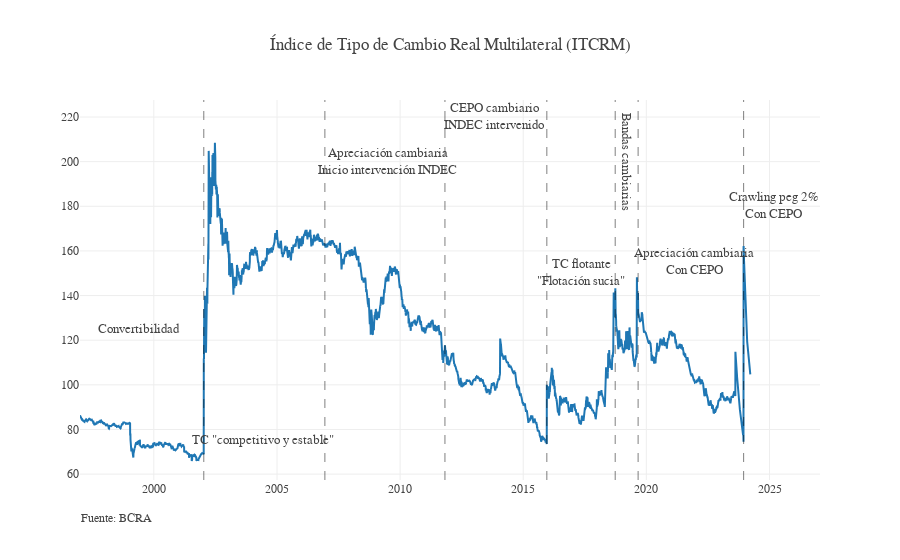

Notebook code for this chart:
### Code cell
fig = go.Figure()
fig.add_trace(go.Scatter(x = df.Período, y = df["ITCRM "], name = "ITCRM"))
fig.update_layout(template = None, title_text = "Índice de Tipo de Cambio Real Multilateral (ITCRM)", font_family = "georgia")

anio_desde=int(1997)
if anio_desde<2002: fig.add_vline(x="2002-01-11", line_width=1, line_dash="dash", line_color="Black",opacity=0.5)
if anio_desde<2007: fig.add_vline(x="2006-12-12", line_width=1, line_dash="dash", line_color="Black",opacity=0.5)
if anio_desde<2012: fig.add_vline(x="2011-10-28", line_width=1, line_dash="dash", line_color="Black",opacity=0.5)
if anio_desde<2016:fig.add_vline(x="2015-12-17", line_width=1, line_dash="dash", line_color="Black",opacity=0.5)
if anio_desde<2019:fig.add_vline(x="2018-09-26", line_width=1, line_dash="dash", line_color="Black",opacity=0.5)
if anio_desde<2020:fig.add_vline(x="2019-09-01", line_width=1, line_dash="dash", line_color="Black",opacity=0.5)
if anio_desde<2024:fig.add_vline(x="2023-12-14", line_width=1, line_dash="dash", line_color="Black",opacity=0.5)

if anio_desde<2004:fig.add_annotation(showarrow=False, text=f'Convertibilidad',
    font=dict(size=13), font_family="georgia",x='1999-6-1', y=125)
if anio_desde<2004:fig.add_annotation(showarrow=False, text=f'TC "competitivo y estable"',
    font=dict(size=13), font_family="georgia",x='2004-6-1', y=75)
if anio_desde<2009:fig.add_annotation(showarrow=False, text=f'Apreciación cambiaria<br>Inicio intervención INDEC',
    font=dict(size=13), font_family="georgia",x='2009-7-1', y=200)
if anio_desde<2013:fig.add_annotation(showarrow=False, text=f'CEPO cambiario<br>INDEC intervenido',
    font=dict(size=13), font_family="georgia",x='2013-11-1', y=220)
if anio_desde<2017:fig.add_annotation(showarrow=False, text=f'TC flotante<br>"Flotación sucia"',
    font=dict(size=13), font_family="georgia",x='2017-5-1', y=150)
if anio_desde<2019:fig.add_annotation(showarrow=False, text=f"Bandas cambiarias",
    font=dict(size=13), font_family="georgia",x='2019-03-1', y=200,textangle=90)
if anio_desde<2021:fig.add_annotation(showarrow=False, text=f'Apreciación cambiaria<br>Con CEPO',
    font=dict(size=13), font_family="georgia",x='2021-12-1', y=155)
if anio_desde<2024:fig.add_annotation(showarrow=False, text=f'Crawling peg 2%<br>Con CEPO',
    font=dict(size=13), font_family="georgia",x='2025-3-1', y=180) 
note = 'Fuente: BCRA'
fig.add_annotation(showarrow=False, text=note, font=dict(size=12), xref='paper', x=0.1, yref='paper', y=-0.12,
                        xanchor='right', yanchor='auto', xshift=0, yshift=0,)

### Figure 1 — Plotly figure (JSON) as saved in the notebook; plotly's stock layout.template omitted (floating-point values rounded to 4 significant figures; data arrays with more than 128 entries replaced by an {"elided": "..."} marker saying what was removed)
{"data": [{"name": "ITCRM", "type": "scatter", "x": {"elided": "9943 str values"}, "y": {"elided": "9943 float values"}}], "layout": {"annotations": [{"font": {"family": "georgia", "size": 13}, "showarrow": false, "text": "Convertibilidad", "x": "1999-6-1", "y": 125}, {"font": {"family": "georgia", "size": 13}, "showarrow": false, "text": "TC \"competitivo y estable\"", "x": "2004-6-1", "y": 75}, {"font": {"family": "georgia", "size": 13}, "showarrow": false, "text": "Apreciación cambiaria<br>Inicio intervención INDEC", "x": "2009-7-1", "y": 200}, {"font": {"family": "georgia", "size": 13}, "showarrow": false, "text": "CEPO cambiario<br>INDEC intervenido", "x": "2013-11-1", "y": 220}, {"font": {"family": "georgia", "size": 13}, "showarrow": false, "text": "TC flotante<br>\"Flotación sucia\"", "x": "2017-5-1", "y": 150}, {"font": {"family": "georgia", "size": 13}, "showarrow": false, "text": "Bandas cambiarias", "textangle": 90, "x": "2019-03-1", "y": 200}, {"font": {"family": "georgia", "size": 13}, "showarrow": false, "text": "Apreciación cambiaria<br>Con CEPO", "x": "2021-12-1", "y": 155}, {"font": {"family": "georgia", "size": 13}, "showarrow": false, "text": "Crawling peg 2%<br>Con CEPO", "x": "2025-3-1", "y": 180}, {"font": {"size": 12}, "showarrow": false, "text": "Fuente: BCRA", "x": 0.1, "xanchor": "right", "xref": "paper", "xshift": 0, "y": -0.12, "yanchor": "auto", "yref": "paper", "yshift": 0}], "font": {"family": "georgia"}, "shapes": [{"line": {"color": "Black", "dash": "dash", "width": 1}, "opacity": 0.5, "type": "line", "x0": "2002-01-11", "x1": "2002-01-11", "xref": "x", "y0": 0, "y1": 1, "yref": "y domain"}, {"line": {"color": "Black", "dash": "dash", "width": 1}, "opacity": 0.5, "type": "line", "x0": "2006-12-12", "x1": "2006-12-12", "xref": "x", "y0": 0, "y1": 1, "yref": "y domain"}, {"line": {"color": "Black", "dash": "dash", "width": 1}, "opacity": 0.5, "type": "line", "x0": "2011-10-28", "x1": "2011-10-28", "xref": "x", "y0": 0, "y1": 1, "yref": "y domain"}, {"line": {"color": "Black", "dash": "dash", "width": 1}, "opacity": 0.5, "type": "line", "x0": "2015-12-17", "x1": "2015-12-17", "xref": "x", "y0": 0, "y1": 1, "yref": "y domain"}, {"line": {"color": "Black", "dash": "dash", "width": 1}, "opacity": 0.5, "type": "line", "x0": "2018-09-26", "x1": "2018-09-26", "xref": "x", "y0": 0, "y1": 1, "yref": "y domain"}, {"line": {"color": "Black", "dash": "dash", "width": 1}, "opacity": 0.5, "type": "line", "x0": "2019-09-01", "x1": "2019-09-01", "xref": "x", "y0": 0, "y1": 1, "yref": "y domain"}, {"line": {"color": "Black", "dash": "dash", "width": 1}, "opacity": 0.5, "type": "line", "x0": "2023-12-14", "x1": "2023-12-14", "xref": "x", "y0": 0, "y1": 1, "yref": "y domain"}], "title": {"text": "Índice de Tipo de Cambio Real Multilateral (ITCRM)"}}}
